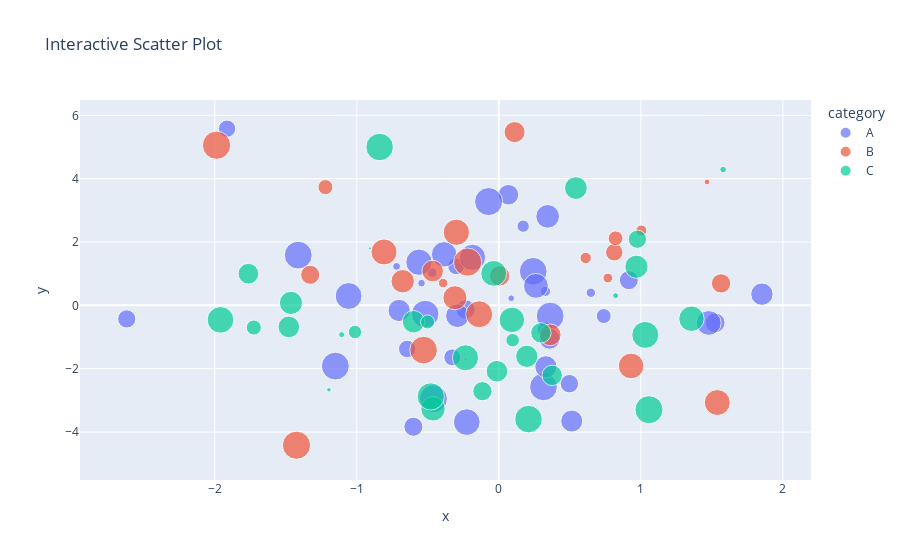
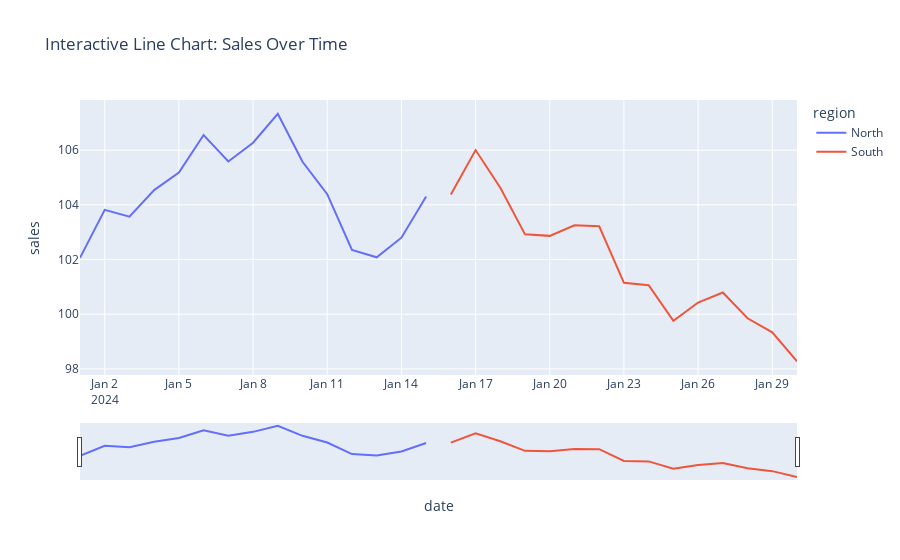
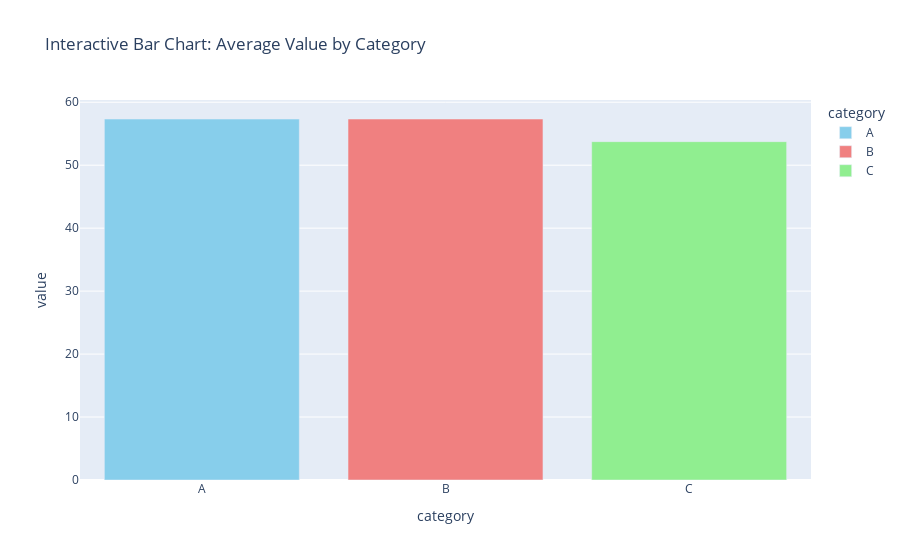

The notebook cell saved with these charts, in order:
### Markdown cell above
# 05. Interactive Visualizations with Plotly | التصورات التفاعلية مع Plotly

## 📚 Learning Objectives

By completing this notebook, you will:
- Build interactive visualizations with Plotly
- Create interactive dashboards
- Add interactivity (hover, zoom, filter)
- Use Plotly Express for quick charts
- Deploy and share interactive visualizations

## 🔗 Prerequisites

- ✅ Example 4: Chart Types (understand basic charts first)
- ✅ Example 7: Matplotlib Basics (understand static charts)
- ✅ Understanding of data visualization concepts

---

## Official Structure Reference

This notebook covers practical activities from **Course 05, Unit 3**:
- Building interactive visualizations and dashboards with Plotly
- **Source:** `DETAILED_UNIT_DESCRIPTIONS.md` - Unit 3 Practical Content

---

## 📚 Prerequisites (What You Need First) | المتطلبات الأساسية

**BEFORE starting this notebook**, you should have completed:
- ✅ **Example 4: Chart Types** - You need to understand basic charts!
- ✅ **Example 7: Matplotlib Basics** - Understand static charts first!
- ✅ **Understanding of visualization**: What are charts? What do they show?

**If you haven't completed these**, you might struggle with:
- Understanding what makes charts interactive
- Knowing when to use Plotly vs Matplotlib
- Understanding interactive features

---

## 🔗 Where This Notebook Fits | مكان هذا الدفتر

**This is part of Unit 3: Data Visualization**

**Why interactive visualizations?**
- **After** learning static charts, we add interactivity
- **Interactive** charts let users explore data (hover, zoom, filter)
- **Plotly** is the standard for interactive Python visualizations

**Builds on**: 
- 📓 Example 4: Chart Types (basic charts)
- 📓 Example 7: Matplotlib Basics (static charts)

**Leads to**: 
- 📓 Example 9: Plotly Interactive (more advanced)
- 📓 Dashboard creation
- 📓 Web deployment

**Why this order?**
1. Interactive charts enhance static charts (add interactivity)
2. Plotly is powerful for web-based visualizations
3. Interactive charts are essential for dashboards

---

## The Story: From Photos to Videos | القصة: من الصور إلى الفيديوهات

Imagine you're showing photos (static charts). **Then** you create videos (interactive charts) - viewers can pause, zoom, rewind. **After** adding interactivity, viewers can explore on their own!

Same with visualization: **After** learning static charts, we add interactivity - users can hover for details, zoom to see patterns, filter to focus. **After** adding interactivity, charts become exploratory tools!

---

## Why Interactive Visualizations Matter | لماذا يهم التصورات التفاعلية

Interactive visualizations are essential because:
- **Exploration**: Users can explore data themselves
- **Engagement**: Interactive charts are more engaging
- **Insights**: Users discover insights through interaction
- **Professional**: Interactive dashboards impress stakeholders

**Common Student Questions:**
- **Q: When do I use Plotly vs Matplotlib?**
  - Answer: Matplotlib for static, Plotly for interactive
  - Example: Report PDF → matplotlib, Web dashboard → plotly
  - Rule: Static → matplotlib, Interactive/web → plotly
  
- **Q: What makes a chart interactive?**
  - Answer: Hover tooltips, zoom, pan, filter, click interactions
  - Example: Hover shows values, zoom focuses on area, filter changes data
  - Benefit: Users explore data dynamically

---

## Introduction

**Plotly** enables creation of interactive visualizations and dashboards. Unlike static charts, interactive visualizations allow users to explore data dynamically through hover, zoom, pan, and filter interactions.

### Code cell
import plotly.express as px
import plotly.graph_objects as go
import pandas as pd
import numpy as np

print("✅ Libraries imported!")
print("\n" + "=" * 70)
print("Interactive Visualizations with Plotly | التصورات التفاعلية")
print("=" * 70)

# ============================================================================
# PART 1: CREATE SAMPLE DATA | إنشاء بيانات نموذجية
# ============================================================================
print("\n📊 PART 1: Create Sample Data | إنشاء بيانات نموذجية")
print("-" * 70)

np.random.seed(42)
n = 100
df = pd.DataFrame({
    'x': np.random.randn(n),
    'y': np.random.randn(n) * 2 + np.random.randn(n),
    'category': np.random.choice(['A', 'B', 'C'], n),
    'value': np.random.rand(n) * 100,
    'time': pd.date_range('2024-01-01', periods=n, freq='D')
})

print("Sample data created:")
print(df.head())

# ============================================================================
# PART 2: INTERACTIVE SCATTER PLOT | مخطط مبعثر تفاعلي
# ============================================================================
print("\n" + "=" * 70)
print("PART 2: Interactive Scatter Plot | مخطط مبعثر تفاعلي")
print("=" * 70)

print("\n✅ Example 1: Basic Interactive Scatter Plot")
print("-" * 70)

# Create interactive scatter plot
fig = px.scatter(df, x='x', y='y', color='category', size='value',
                 hover_data=['time'], title='Interactive Scatter Plot')
fig.show()
print("💡 Try: Hover over points, zoom, pan, click legend to filter!")

# ============================================================================
# PART 3: INTERACTIVE LINE CHART | مخطط خطي تفاعلي
# ============================================================================
print("\n" + "=" * 70)
print("PART 3: Interactive Line Chart | مخطط خطي تفاعلي")
print("=" * 70)

print("\n✅ Example 2: Interactive Line Chart with Time Series")
print("-" * 70)

# Create time series data
ts_data = pd.DataFrame({
    'date': pd.date_range('2024-01-01', periods=30, freq='D'),
    'sales': np.random.randn(30).cumsum() + 100,
    'region': ['North'] * 15 + ['South'] * 15
})

fig = px.line(ts_data, x='date', y='sales', color='region',
              title='Interactive Line Chart: Sales Over Time')
fig.update_xaxes(rangeslider_visible=True)  # Add range slider
fig.show()
print("💡 Try: Use range slider to zoom, hover for values!")

# ============================================================================
# PART 4: INTERACTIVE BAR CHART | مخطط شريطي تفاعلي
# ============================================================================
print("\n" + "=" * 70)
print("PART 4: Interactive Bar Chart | مخطط شريطي تفاعلي")
print("=" * 70)

print("\n✅ Example 3: Interactive Bar Chart")
print("-" * 70)

category_data = df.groupby('category')['value'].mean().reset_index()
fig = px.bar(category_data, x='category', y='value',
             title='Interactive Bar Chart: Average Value by Category',
             color='category', color_discrete_map={'A': 'skyblue', 'B': 'lightcoral', 'C': 'lightgreen'})
fig.show()
print("💡 Try: Hover for exact values, click legend items!")

# ============================================================================
# PART 5: INTERACTIVE FEATURES | الميزات التفاعلية
# ============================================================================
print("\n" + "=" * 70)
print("PART 5: Interactive Features | الميزات التفاعلية")
print("=" * 70)

print("""
✅ Interactive Features Available:

1. Hover Tooltips
   - Show data values on hover
   - Customize tooltip content
   - Multiple columns in tooltip

2. Zoom and Pan
   - Zoom in/out with mouse wheel
   - Pan by dragging
   - Double-click to reset

3. Legend Interaction
   - Click legend items to show/hide
   - Double-click to isolate

4. Selection
   - Box select to zoom
   - Lasso select for custom areas

5. Export
   - Download as PNG
   - Save as HTML
   - Share interactive charts
""")

# ============================================================================
# SUMMARY | الملخص
# ============================================================================
print("\n" + "=" * 70)
print("Summary | الملخص")
print("=" * 70)
print("""
✅ What you learned:
   1. Interactive Scatter: Hover, zoom, filter by category
   2. Interactive Line: Time series with range slider
   3. Interactive Bar: Hover for values, click to filter
   4. Interactive Features: Tooltips, zoom, pan, selection

🎯 Key Takeaways:
   - Plotly: Standard for interactive Python visualizations
   - Interactivity: Hover, zoom, pan, filter, select
   - Plotly Express: Quick interactive charts
   - Plotly Graph Objects: More control and customization

📚 Next Steps:
   - Example 9: Plotly Interactive (more advanced features)
   - Create interactive dashboards
   - Deploy visualizations to web
""")
print("✅ Interactive visualization concepts understood!")

### Figure 1 — Plotly figure (JSON) as saved in the notebook; plotly's stock layout.template omitted (floating-point values rounded to 4 significant figures)
{"data": [{"customdata": [["2024-01-01T00:00:00"], ["2024-01-03T00:00:00"], ["2024-01-04T00:00:00"], ["2024-01-06T00:00:00"], ["2024-01-09T00:00:00"], ["2024-01-13T00:00:00"], ["2024-01-14T00:00:00"], ["2024-01-16T00:00:00"], ["2024-01-18T00:00:00"], ["2024-01-20T00:00:00"], ["2024-01-22T00:00:00"], ["2024-01-23T00:00:00"], ["2024-01-25T00:00:00"], ["2024-01-27T00:00:00"], ["2024-01-30T00:00:00"], ["2024-01-31T00:00:00"], ["2024-02-01T00:00:00"], ["2024-02-03T00:00:00"], ["2024-02-10T00:00:00"], ["2024-02-11T00:00:00"], ["2024-02-13T00:00:00"], ["2024-02-15T00:00:00"], ["2024-02-16T00:00:00"], ["2024-02-18T00:00:00"], ["2024-02-20T00:00:00"], ["2024-02-21T00:00:00"], ["2024-02-28T00:00:00"], ["2024-03-02T00:00:00"], ["2024-03-07T00:00:00"], ["2024-03-10T00:00:00"], ["2024-03-11T00:00:00"], ["2024-03-15T00:00:00"], ["2024-03-17T00:00:00"], ["2024-03-22T00:00:00"], ["2024-03-23T00:00:00"], ["2024-03-24T00:00:00"], ["2024-03-27T00:00:00"], ["2024-03-28T00:00:00"], ["2024-03-30T00:00:00"], ["2024-04-02T00:00:00"], ["2024-04-03T00:00:00"], ["2024-04-07T00:00:00"]], "hovertemplate": "category=A<br>x=%{x}<br>y=%{y}<br>value=%{marker.size}<br>time=%{customdata[0]}<extra></extra>", "legendgroup": "A", "marker": {"color": "#636efa", "size": [42.42, 11.12, 49.26, 46.87, 11.75, 96.22, 37.49, 86.86, 96.32, 96.99, 89.11, 52.77, 7.38, 96.93, 69.57, 45.45, 62.76, 90.12, 27.74, 18.81, 35.34, 7.773, 97.44, 69.82, 30.95, 81.38, 61.34, 86.61, 98.73, 38.09, 96.99, 41.48, 5.638, 55.54, 76.9, 94.48, 45.05, 12.92, 60.62, 61.81, 35.82, 77.23], "sizemode": "area", "sizeref": 0.2499, "symbol": "circle"}, "mode": "markers", "name": "A", "orientation": "v", "showlegend": true, "type": "scatter", "x": [0.4967, 0.6477, 1.523, -0.2341, -0.4695, 0.242, -1.913, -0.5623, 0.3142, -1.412, -0.2258, 0.06753, -0.5444, -1.151, -0.2917, -0.6017, 1.852, -1.058, 0.7385, 0.1714, -0.3011, -0.7198, -0.4606, 0.3436, 0.3241, -0.3851, 0.3313, -0.1857, -0.07201, -0.6451, 0.3614, -2.62, 0.08705, 0.3571, 1.478, -0.5183, 0.9154, 0.3288, 0.5133, -0.7021, -0.3277, 0.2611], "xaxis": "x", "y": [-2.473, 0.3976, -0.5508, -0.1297, 1.03, 1.074, 5.578, 1.362, -2.574, 1.586, -3.686, 3.492, 0.7018, -1.917, -0.3274, -3.832, 0.3536, 0.2956, -0.3376, 2.5, 1.235, 1.229, -2.949, 2.809, -0.7599, 1.611, -1.939, 1.515, 3.277, -1.377, -0.3378, -0.4281, 0.2251, -1.052, -0.5558, -0.2729, 0.7947, 0.4427, -3.652, -0.1612, -1.642, 0.6147], "yaxis": "y"}, {"customdata": [["2024-01-02T00:00:00"], ["2024-01-08T00:00:00"], ["2024-01-12T00:00:00"], ["2024-01-21T00:00:00"], ["2024-01-24T00:00:00"], ["2024-01-26T00:00:00"], ["2024-02-05T00:00:00"], ["2024-02-08T00:00:00"], ["2024-02-22T00:00:00"], ["2024-02-23T00:00:00"], ["2024-02-25T00:00:00"], ["2024-02-27T00:00:00"], ["2024-03-05T00:00:00"], ["2024-03-08T00:00:00"], ["2024-03-09T00:00:00"], ["2024-03-12T00:00:00"], ["2024-03-14T00:00:00"], ["2024-03-16T00:00:00"], ["2024-03-18T00:00:00"], ["2024-03-20T00:00:00"], ["2024-03-21T00:00:00"], ["2024-03-25T00:00:00"], ["2024-03-29T00:00:00"], ["2024-04-04T00:00:00"], ["2024-04-08T00:00:00"]], "hovertemplate": "category=B<br>x=%{x}<br>y=%{y}<br>value=%{marker.size}<br>time=%{customdata[0]}<extra></extra>", "legendgroup": "B", "marker": {"color": "#EF553B", "size": [90.64, 11.88, 58.34, 4.316, 99.3, 55.39, 28.1, 45.57, 68.47, 16.26, 82.25, 72.57, 37.65, 15.04, 59.41, 84.21, 46.87, 27.34, 86.47, 99.97, 99.66, 84.96, 95.41, 11.36, 52.02], "sizemode": "area", "sizeref": 0.2499, "symbol": "circle"}, "mode": "markers", "name": "B", "orientation": "v", "showlegend": true, "type": "scatter", "x": [-0.1383, 0.7674, -0.4657, 1.466, -1.425, 0.1109, -1.221, -1.328, -0.6769, 0.6117, 0.9313, -0.3092, 0.8125, 1.004, 0.3616, 1.538, 1.565, 0.8219, -0.299, -1.988, -0.2197, -0.8085, -0.5298, -0.3921, 0.005113], "xaxis": "x", "y": [-0.2805, 0.8629, 1.083, 3.897, -4.416, 5.47, 3.734, 0.9652, 0.7621, 1.497, -1.913, 0.24, 1.674, 2.363, -0.9308, -3.067, 0.6925, 2.116, 2.307, 5.055, 1.365, 1.686, -1.413, 0.7034, 0.9293], "yaxis": "y"}, {"customdata": [["2024-01-05T00:00:00"], ["2024-01-07T00:00:00"], ["2024-01-10T00:00:00"], ["2024-01-11T00:00:00"], ["2024-01-15T00:00:00"], ["2024-01-17T00:00:00"], ["2024-01-19T00:00:00"], ["2024-01-28T00:00:00"], ["2024-01-29T00:00:00"], ["2024-02-02T00:00:00"], ["2024-02-04T00:00:00"], ["2024-02-06T00:00:00"], ["2024-02-07T00:00:00"], ["2024-02-09T00:00:00"], ["2024-02-12T00:00:00"], ["2024-02-14T00:00:00"], ["2024-02-17T00:00:00"], ["2024-02-19T00:00:00"], ["2024-02-24T00:00:00"], ["2024-02-26T00:00:00"], ["2024-02-29T00:00:00"], ["2024-03-01T00:00:00"], ["2024-03-03T00:00:00"], ["2024-03-04T00:00:00"], ["2024-03-06T00:00:00"], ["2024-03-13T00:00:00"], ["2024-03-19T00:00:00"], ["2024-03-26T00:00:00"], ["2024-03-31T00:00:00"], ["2024-04-01T00:00:00"], ["2024-04-05T00:00:00"], ["2024-04-06T00:00:00"], ["2024-04-09T00:00:00"]], "hovertemplate": "category=C<br>x=%{x}<br>y=%{y}<br>value=%{marker.size}<br>time=%{customdata[0]}<extra></extra>", "legendgroup": "C", "marker": {"color": "#00cc96", "size": [1.135, 5.63, 64.92, 74.6, 28.57, 22.36, 1.215, 52.31, 62.94, 58.43, 4.545, 95.04, 89.03, 62.01, 46.37, 58.37, 98.62, 53.61, 91.09, 94.98, 41.82, 93.27, 4.522, 2.637, 81.06, 83.83, 81.29, 24.73, 22.86, 67.17, 67.16, 52.03, 85.22], "sizemode": "area", "sizeref": 0.2499, "symbol": "circle"}, "mode": "markers", "name": "C", "orientation": "v", "showlegend": true, "type": "scatter", "x": [-0.2342, 1.579, 0.5426, -0.4634, -1.725, -1.013, -0.908, 0.3757, -0.6006, -0.0135, 0.8225, 0.2089, -1.96, 0.1969, -0.1156, -1.479, 1.057, -1.763, 1.031, -0.8392, 0.9755, -0.4792, -1.106, -1.196, 1.356, -0.03583, 0.09176, -0.5018, 0.09708, 0.9686, -1.464, 0.2961, -0.2346], "xaxis": "x", "y": [-1.7, 4.287, 3.704, -3.267, -0.7, -0.8422, 1.8, -2.21, -0.516, -2.079, 0.3051, -3.592, -0.4577, -1.609, -2.71, -0.6805, -3.294, 0.999, -0.9332, 4.998, 2.088, -2.876, -0.9241, -2.666, -0.4222, 1.009, -0.4595, -0.5241, -1.101, 1.22, 0.07773, -0.8681, -1.656], "yaxis": "y"}], "layout": {"legend": {"itemsizing": "constant", "title": {"text": "category"}, "tracegroupgap": 0}, "title": {"text": "Interactive Scatter Plot"}, "xaxis": {"anchor": "y", "domain": [0.0, 1.0], "title": {"text": "x"}}, "yaxis": {"anchor": "x", "domain": [0.0, 1.0], "title": {"text": "y"}}}}

### Figure 2 — Plotly figure (JSON) as saved in the notebook; plotly's stock layout.template omitted (floating-point values rounded to 4 significant figures)
{"data": [{"hovertemplate": "region=North<br>date=%{x}<br>sales=%{y}<extra></extra>", "legendgroup": "North", "line": {"color": "#636efa", "dash": "solid"}, "marker": {"symbol": "circle"}, "mode": "lines", "name": "North", "orientation": "v", "showlegend": true, "type": "scatter", "x": ["2024-01-01T00:00:00", "2024-01-02T00:00:00", "2024-01-03T00:00:00", "2024-01-04T00:00:00", "2024-01-05T00:00:00", "2024-01-06T00:00:00", "2024-01-07T00:00:00", "2024-01-08T00:00:00", "2024-01-09T00:00:00", "2024-01-10T00:00:00", "2024-01-11T00:00:00", "2024-01-12T00:00:00", "2024-01-13T00:00:00", "2024-01-14T00:00:00", "2024-01-15T00:00:00"], "xaxis": "x", "y": [102.1, 103.8, 103.6, 104.5, 105.2, 106.6, 105.6, 106.3, 107.3, 105.6, 104.4, 102.4, 102.1, 102.8, 104.3], "yaxis": "y"}, {"hovertemplate": "region=South<br>date=%{x}<br>sales=%{y}<extra></extra>", "legendgroup": "South", "line": {"color": "#EF553B", "dash": "solid"}, "marker": {"symbol": "circle"}, "mode": "lines", "name": "South", "orientation": "v", "showlegend": true, "type": "scatter", "x": ["2024-01-16T00:00:00", "2024-01-17T00:00:00", "2024-01-18T00:00:00", "2024-01-19T00:00:00", "2024-01-20T00:00:00", "2024-01-21T00:00:00", "2024-01-22T00:00:00", "2024-01-23T00:00:00", "2024-01-24T00:00:00", "2024-01-25T00:00:00", "2024-01-26T00:00:00", "2024-01-27T00:00:00", "2024-01-28T00:00:00", "2024-01-29T00:00:00", "2024-01-30T00:00:00"], "xaxis": "x", "y": [104.4, 106.0, 104.6, 102.9, 102.9, 103.2, 103.2, 101.1, 101.1, 99.76, 100.4, 100.8, 99.85, 99.34, 98.28], "yaxis": "y"}], "layout": {"legend": {"title": {"text": "region"}, "tracegroupgap": 0}, "title": {"text": "Interactive Line Chart: Sales Over Time"}, "xaxis": {"anchor": "y", "domain": [0.0, 1.0], "rangeslider": {"visible": true}, "title": {"text": "date"}}, "yaxis": {"anchor": "x", "domain": [0.0, 1.0], "title": {"text": "sales"}}}}

### Figure 3 — Plotly figure (JSON) as saved in the notebook; plotly's stock layout.template omitted (floating-point values rounded to 4 significant figures)
{"data": [{"alignmentgroup": "True", "hovertemplate": "category=%{x}<br>value=%{y}<extra></extra>", "legendgroup": "A", "marker": {"color": "skyblue", "pattern": {"shape": ""}}, "name": "A", "offsetgroup": "A", "orientation": "v", "showlegend": true, "textposition": "auto", "type": "bar", "x": ["A"], "xaxis": "x", "y": [57.33], "yaxis": "y"}, {"alignmentgroup": "True", "hovertemplate": "category=%{x}<br>value=%{y}<extra></extra>", "legendgroup": "B", "marker": {"color": "lightcoral", "pattern": {"shape": ""}}, "name": "B", "offsetgroup": "B", "orientation": "v", "showlegend": true, "textposition": "auto", "type": "bar", "x": ["B"], "xaxis": "x", "y": [57.34], "yaxis": "y"}, {"alignmentgroup": "True", "hovertemplate": "category=%{x}<br>value=%{y}<extra></extra>", "legendgroup": "C", "marker": {"color": "lightgreen", "pattern": {"shape": ""}}, "name": "C", "offsetgroup": "C", "orientation": "v", "showlegend": true, "textposition": "auto", "type": "bar", "x": ["C"], "xaxis": "x", "y": [53.74], "yaxis": "y"}], "layout": {"barmode": "relative", "legend": {"title": {"text": "category"}, "tracegroupgap": 0}, "title": {"text": "Interactive Bar Chart: Average Value by Category"}, "xaxis": {"anchor": "y", "categoryarray": ["A", "B", "C"], "categoryorder": "array", "domain": [0.0, 1.0], "title": {"text": "category"}}, "yaxis": {"anchor": "x", "domain": [0.0, 1.0], "title": {"text": "value"}}}}
